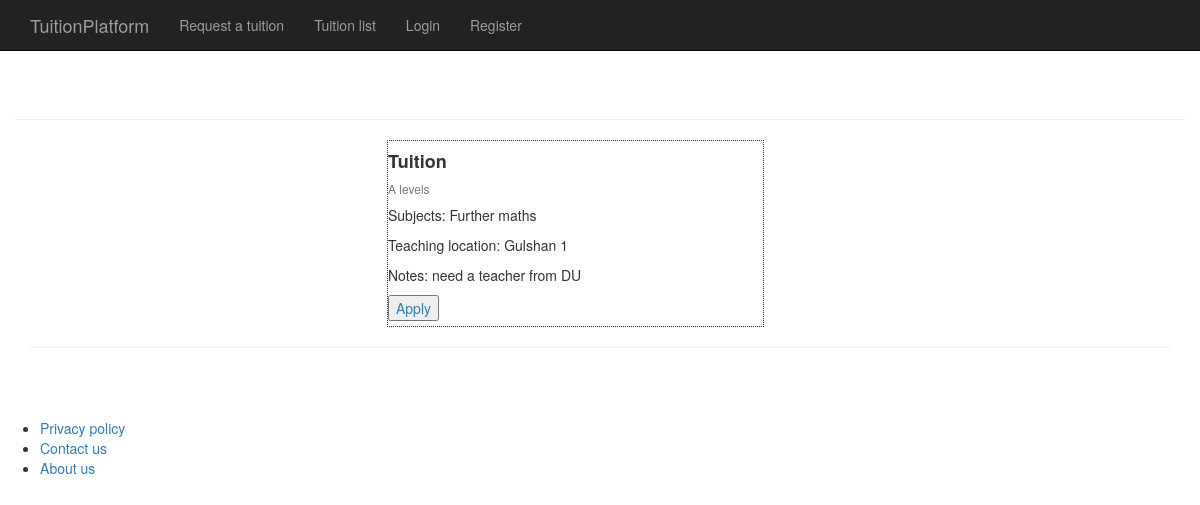
Screenshot of /client/tuition info.php?id=70 with the database file from the repository.
### includes/functions.php (called while the page is built, shortened)
<?php
function queryline($query_string)
{
    return $query_string . " ";
}
?>
        <?php
function escape_special_characters($string_with_special_characters)
{
    global $connection;
    $string_without_special_characters = mysqli_real_escape_string($connection, $string_with_special_characters);
    return $string_without_special_characters;
}
        ?>
<?php
function is_method($method = null)
{
    if ($_SERVER['REQUEST_METHOD'] == strtoupper($method)) {
        return true;
    }
    return false;
}
?>

### client/tuition info.php (the view, shortened to what this page needs)
<?php include "../includes/functions.php"; ?>
<!DOCTYPE html>
<html>
<?php include "includes/header.php"; ?>
<body>
    <?php include "includes/navigation.php"; ?>
    <div class="container">
        <div class="row">
            <div class=" ">
                <h1 class="page-header">
                </h1>
                <div class="container">
                    <div class="row " style="margin-left:30%;">
                        <?php
                        if (is_method('get')) {
                            $tuition_id = escape_special_characters($_GET['id']);
                            $query = queryline("SELECT `student class`,`student subjects`,`teaching location`,`additional notes` FROM `tuition request`");
                            $query .= queryline("WHERE id='{$tuition_id}'");
                            $result = mysqli_query($connection, $query);
                            while ($row = mysqli_fetch_assoc($result)) {
                        ?>
                                <div class="col-md-6">
                                    <div class="card" style="border: 0.5px dotted; padding-bottom:5px ;">
                                        <div class="card-body">
                                            <h4 class="card-title"><b>Tuition</b></h4>
                                            <h6 class="card-subtitle mb-2 text-muted"><?php echo $row['student class']; ?></h6>
                                            <p class="card-text"> <?php echo "Subjects: " . $row['student subjects']; ?> </p>
                                            <p class="card-text"> <?php echo "Teaching location: " . $row['teaching location']; ?> </p>
                                            <p class="card-text"> <?php echo "Notes: " . $row['additional notes']; ?> </p>
                                            <a href="tutor application.php?id=<?php echo $tuition_id; ?>" class="card-link"><button>Apply</button></a>
                                        </div>
                                    </div>
                                </div>
                        <?php
                            }
                        }
                        ?>
                    </div>
                </div>
            </div>
        </div>
        <hr>
    </div>
    <?php include "includes/footer.php"; ?>
</body>
</html>

### css/blog-home.css (style rules this page uses)
body { padding-top: 70px; }

### rows the page displays
tuition request: student class "A levels", student subjects "Further maths", teaching location "Gulshan 1", additional notes "need a teacher from DU"
